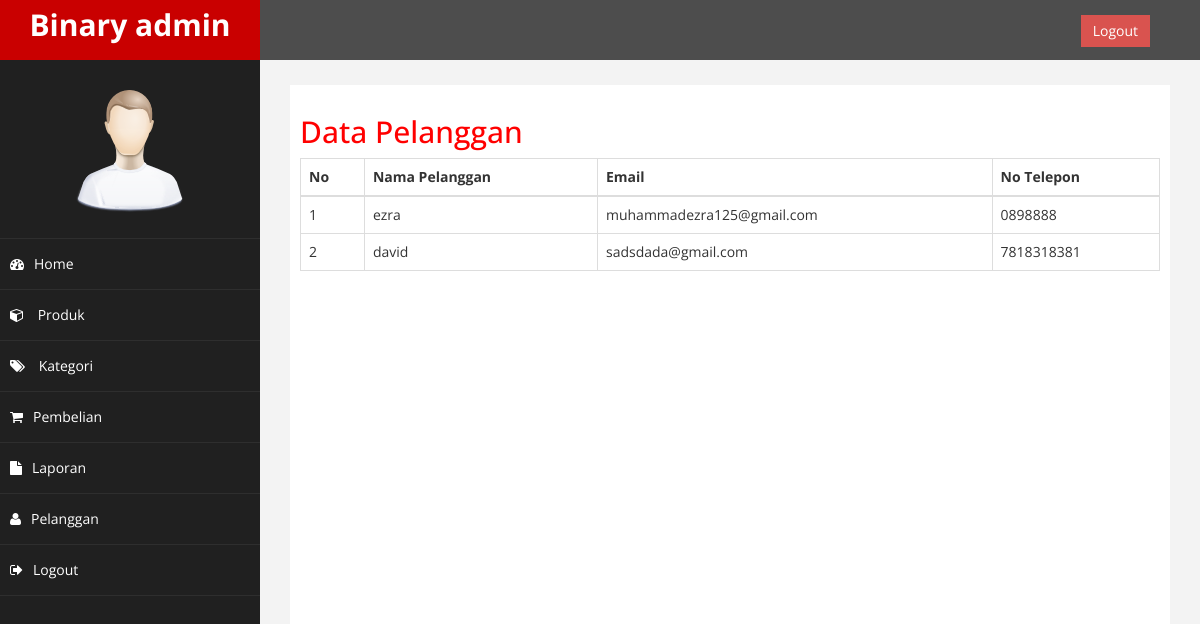
Page /admin/index.php?halaman=pelanggan (signed in) on the committed database.
### tables this page shows
CREATE TABLE `pelanggan` (
  `id_pelanggan` int(11) NOT NULL,
  `email_pelanggan` varchar(100) NOT NULL,
  `password_pelanggan` varchar(50) NOT NULL,
  `nama_pelanggan` varchar(100) NOT NULL,
  `telepon_pelanggan` varchar(100) NOT NULL,
  `alamat_pelanggan` text NOT NULL
);

### admin/pelanggan.php (the view)
<h2>Data Pelanggan</h2>
<table class="table table-bordered">
	<thead>
		<tr>
		<th>No</th>
		<th>Nama Pelanggan</th>
		<th>Email</th>
		<th>No Telepon</th>
		</tr>
	</thead>
	<tbody>
		<?php $no=1; ?>
		<?php $ambil = $koneksi->query("SELECT * FROM pelanggan"); ?>
		<?php while($pecah = $ambil->fetch_assoc()): ?>
		<tr>
			<td><?= $no; ?></td>
			<td><?= $pecah["nama_pelanggan"]; ?></td>
			<td><?= $pecah["email_pelanggan"]; ?></td>
			<td><?= $pecah["telepon_pelanggan"]; ?></td>
		</tr>
		<?php $no++; ?>
		<?php endwhile; ?>
	</tbody>
</table>

### admin/assets/css/custom.css (style rules this page uses)
body { font-family: 'Open Sans', sans-serif; }
h2 { color: #f00; }

### rows in the picture
pelanggan: nama_pelanggan "ezra", email_pelanggan "muhammadezra125@gmail.com", telepon_pelanggan "0898888"
pelanggan: nama_pelanggan "david", email_pelanggan "sadsdada@gmail.com", telepon_pelanggan "7818318381"
